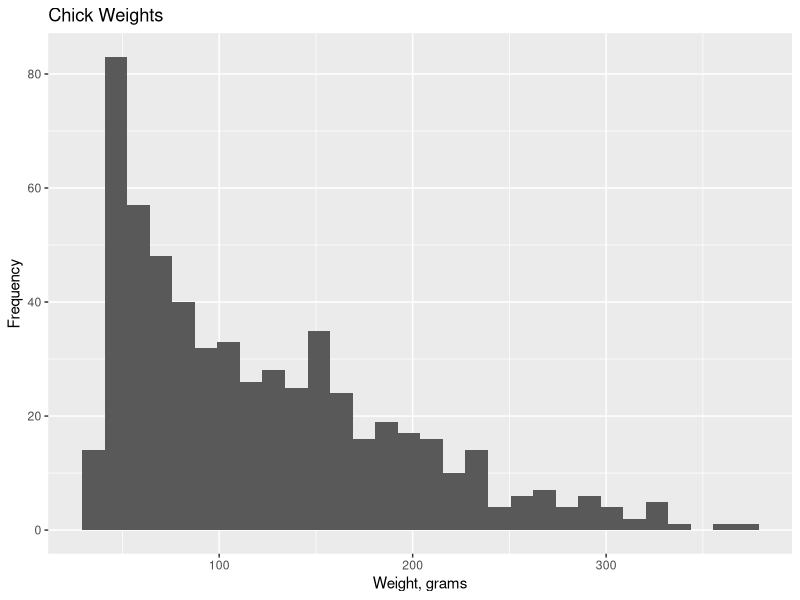
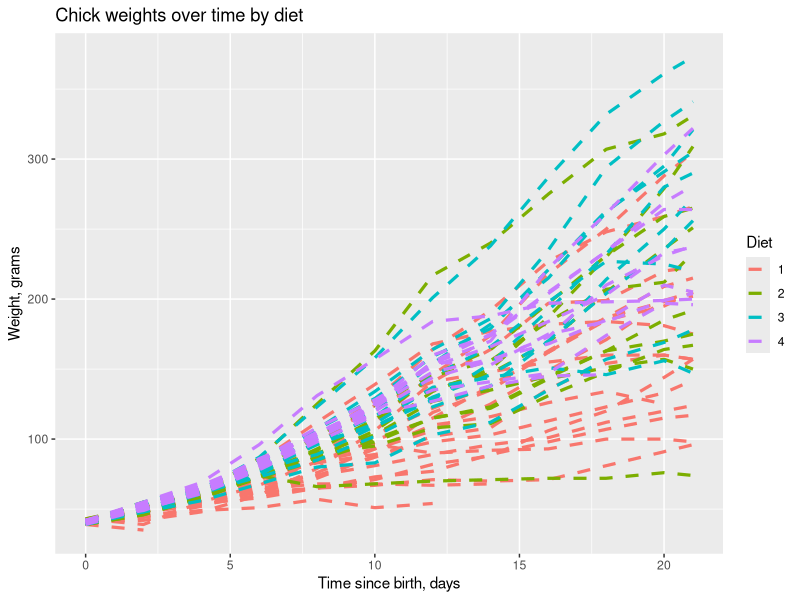

These figures' R source, in order:
# Question 1

# Part 1: determining context/structure of dataset

data(ChickWeight, package="datasets")
attach(ChickWeight)

?ChickWeight
str(ChickWeight)

# Part 2: finding data inconsistencies

table(Chick, Time)

which(duplicated(ChickWeight))

nrow(ChickWeight) - nrow(ChickWeight[complete.cases(ChickWeight),])

max(weight)

min(weight)

# Part 3: reporting statistics

require("ggplot2")
require("psych")

# plotting weight histogram

ggplot(data = ChickWeight, aes(x = weight)) +
geom_histogram() + ggtitle("Chick Weights") +
                xlab("Weight, grams") +
                ylab("Frequency")

# statistics
summary(ChickWeight)

describeBy(weight, Diet)

# plotting line graph of Chick weight by Diet

p <- ggplot(data = ChickWeight, aes(x = Time, y = weight, group = Chick, color = Diet)) +
  geom_line(linetype = 2,
            lwd = 1.1)

p + ggtitle("Chick weights over time by diet") +
        xlab("Time since birth, days") +
        ylab("Weight, grams")

# Question 2

# Part 1: reading dataset and obtaining structure

# Part 2: missing values and data inconsistencies

# Part 3: replacing unusual values

# Part 4: imputing missing values

# Question 3

# Part 1: reading in dataset

# Part 2: plotting frequency table

# Part 3: plotting bar graph

# Part 4: listing records with Smog_Rating = 7, Transmission = 'A6' and Fuel_type = 'Z'

# Part 5: plotting box plot for Emmission_co2 by Fuel_type

# Part 6: histogram for variable “Comb_Fuel” when Transmission =” A8”

# Part 7: 

# Part 8: attaching Compare variable to dataset file

# Question 4



